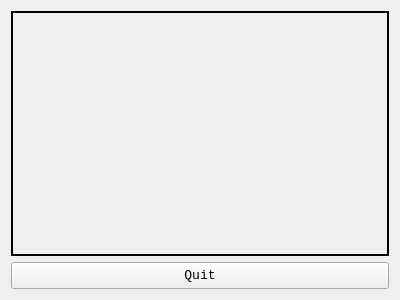
<?xml version="1.0" encoding="UTF-8"?>
<ui version="4.0">
 <class>NameWidget</class>
 <widget class="QWidget" name="NameWidget">
  <property name="geometry">
   <rect>
    <x>0</x>
    <y>0</y>
    <width>400</width>
    <height>300</height>
   </rect>
  </property>
  <property name="minimumSize">
   <size>
    <width>400</width>
    <height>300</height>
   </size>
  </property>
  <property name="windowTitle">
   <string>Saved Names</string>
  </property>
  <layout class="QVBoxLayout" name="verticalLayout">
   <item>
    <widget class="QScrollArea" name="scroll_area">
     <property name="sizePolicy">
      <sizepolicy hsizetype="Expanding" vsizetype="Expanding">
       <horstretch>0</horstretch>
       <verstretch>9</verstretch>
      </sizepolicy>
     </property>
     <property name="frameShape">
      <enum>QFrame::Box</enum>
     </property>
     <property name="frameShadow">
      <enum>QFrame::Plain</enum>
     </property>
     <property name="lineWidth">
      <number>2</number>
     </property>
     <property name="widgetResizable">
      <bool>true</bool>
     </property>
     <widget class="QWidget" name="scroll_content">
      <property name="geometry">
       <rect>
        <x>0</x>
        <y>0</y>
        <width>376</width>
        <height>243</height>
       </rect>
      </property>
     </widget>
    </widget>
   </item>
   <item>
    <widget class="QPushButton" name="btn_quit">
     <property name="sizePolicy">
      <sizepolicy hsizetype="Minimum" vsizetype="Preferred">
       <horstretch>0</horstretch>
       <verstretch>1</verstretch>
      </sizepolicy>
     </property>
     <property name="font">
      <font>
       <family>Consolas</family>
       <pointsize>10</pointsize>
      </font>
     </property>
     <property name="text">
      <string>Quit</string>
     </property>
    </widget>
   </item>
  </layout>
 </widget>
 <resources/>
 <connections/>
</ui>
